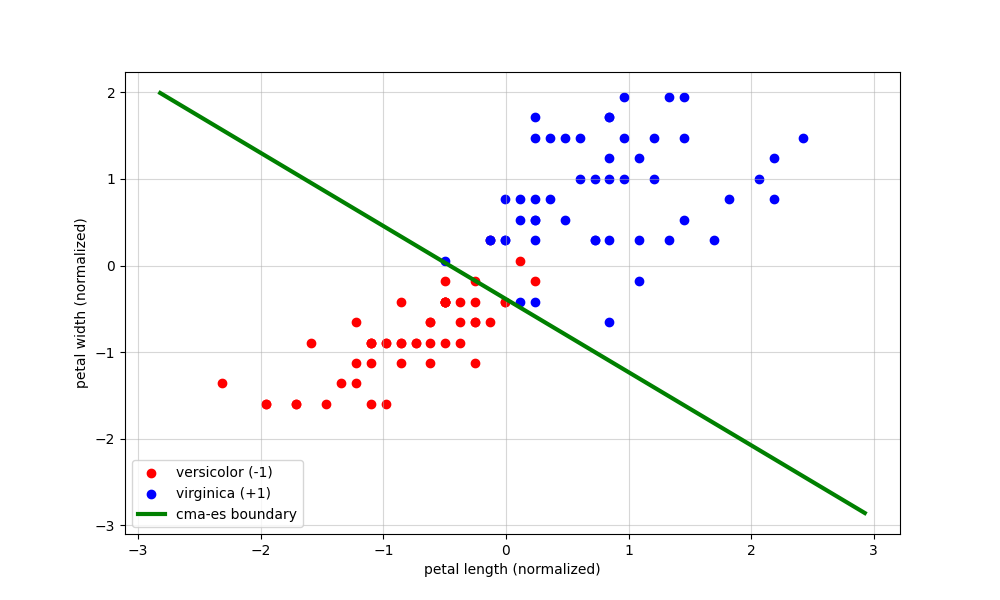

Python code for this plot:
import matplotlib.pyplot as plt
import numpy as np
from sklearn.datasets import load_iris
import pandas as pd
from cmaes import CMA

# loading the iris dataset
iris = load_iris() # it returns the iris dictionary
# print(iris.keys()) # this shows the available filed names within the dictionary iris
# print(iris.DESCR) # iris.DESCR gives the description of the orgnization of the data
# print(iris.target) # prints the output classes
df = pd.DataFrame(iris.data, columns = iris.feature_names)

X = iris.data # X is the feature matrix
y = iris.target # Y is the vector representing output classes

# filter: Keeping only class 1 (versicolor) and class 2 (virginica) and keep only the last 2 features (petal length, petal width)
X, y = X[y != 0][:, 2:], y[y != 0]

# converting the labels to -1 and 1
y = np.where(y == 1, -1, 1)

# normalization
X = (X - X.mean(axis=0)) / X.std(axis=0) # axis = 0 : it collapses the rows and runs downwards

# cmaes loop
w = np.zeros(2) # we again set the starting values 
b = 0 # bias

best_global_loss = float("inf") 
best_global_x = None # vector to log the best weights (along with the bias)

def get_accuracy(w, b):
  preds = np.where((np.dot(X, w)+b) >= 0, 1 , -1)
  return np.mean (preds == y)

# initialization of cma-es optimizer
dim = 3
mean = np.zeros(dim)
sigma = 1.0

optimizer = CMA(mean=mean, sigma = sigma)

n_generations = 200

for gen in range(n_generations):
  solutions = []

  for i in range(optimizer.population_size):
    x = optimizer.ask()
    w_candidate = x[:2]
    b_candidate = x[2]
    accuracy = get_accuracy(w_candidate, b_candidate)
    loss = -accuracy
    solutions.append((x, loss))

  optimizer.tell(solutions)

  gen_best_x, gen_best_loss = min(solutions, key=lambda s: s[1]) # we are comparing and ranking the 2nd element


  if gen_best_loss < best_global_loss:
    best_global_loss = gen_best_loss
    best_global_x = gen_best_x.copy()

  if gen % 20 == 0:
    print(f"Gen {gen:3d} | accuracy = {-best_global_loss:.4f}")

w = best_global_x[:2]
b = best_global_x[2]

# visualizing 
plt.figure(figsize=(10, 6))
plt.scatter(X[y == -1][:, 0], X[y == -1][:, 1], color='red', label='versicolor (-1)')
plt.scatter(X[y == 1][:, 0], X[y == 1][:, 1], color='blue', label='virginica (+1)')

# comparing real output vs predicted output
linear_output = np.dot(X, w) + b
predictions = np.where(linear_output >= 0, 1, -1)

# the accuracy in perceptron trick
accuracy = np.mean(predictions == y)
print(accuracy)

# drawing the decision boundary
x_vals = np.array([X[:, 0].min() - 0.5, X[:, 0].max() + 0.5]) # x points to plot the line
y_vals = -(w[0] * x_vals + b) / w[1] # equation: w1*x + w2*y + b = 0  =>  y = -(w1*x + b) / w2

plt.plot(x_vals, y_vals, 'g-', linewidth=3, label='cma-es boundary')

plt.xlabel("petal length (normalized)")
plt.ylabel("petal width (normalized)")
plt.legend()
plt.grid(True, alpha=0.5) # 50% opacity in the grid
plt.show()
